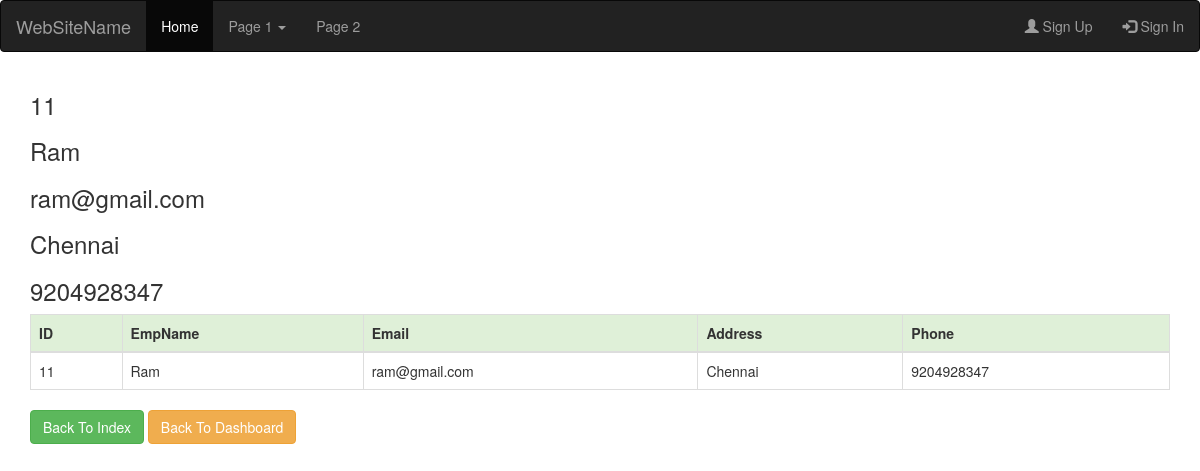
/crud/view/11, run on the app's committed database.
### crud/models.py (models this page shows, shortened)
class Employee(models.Model):
    emp_name = models.CharField(max_length=100)
    emp_email = models.CharField(max_length=100, unique=True)
    address = models.CharField(max_length=250, default=None)
    phone = models.CharField(max_length=50, default=None)
    class Meta:
        db_table = 'employee'

### crud/views.py (the view)
# urls.py: url(r'^view/(?P<id>[0-9]+)$', views.view, name='view'),
def view(request, id):
    data = Employee.objects.get(id=id)
    return render(request, 'crud/view.html', {'data': data})

### crud/templates/crud/view.html
{% extends 'layout.html' %}
{% block content %}
<h3>{{ data.id }}</h3>
<h3>{{ data.emp_name }}</h3>
<h3>{{ data.emp_email }}</h3>
<h3>{{ data.address }}</h3>
<h3>{{ data.phone }}</h3>
<table class="table table-bordered">
    <thead>
    <tr class="success">
        <th>ID</th>
        <th>EmpName</th>
        <th>Email</th>
        <th>Address</th>
        <th>Phone</th>
    </tr>
    </thead>
    <tbody>
     <tr>
            <td>{{ data.id }}</td>
            <td>{{ data.emp_name }}</td>
            <td>{{ data.emp_email }}</td>
            <td>{{ data.address }}</td>
            <td>{{ data.phone }}</td>
    </tr>
    </tbody>
</table>
<a class="btn btn-success" href="/crud/index">Back To Index</a>
<a class="btn btn-warning" href="/sites/signin">Back To Dashboard</a>
{% endblock %}

### data on the page
Employee: id "11", emp_name "Ram", emp_email "ram@gmail.com", address "Chennai", phone "9204928347"
